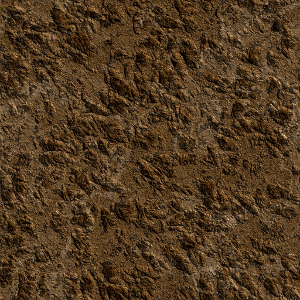
#> input picture reference/mujoco_legwheel_rl_public/assets/martian.png, 300 x 300 px
$ python terrain_image.py
#> lines starting #> are read from the running program, lines starting #| are printed output that depends on the picture
import os
THIS_DIR = os.path.dirname(os.path.abspath(__file__))
ASSETS = os.path.join(THIS_DIR, "..", "assets")

import cv2
import numpy as np

crop_w, crop_h = 100, 100
imgc = cv2.imread(os.path.join(ASSETS, 'martian.png'))
#> imgc is the input picture: shape (300, 300, 3); mean B, G, R 32.8, 57.8, 80.7
img = cv2.cvtColor(imgc, cv2.COLOR_BGR2GRAY)
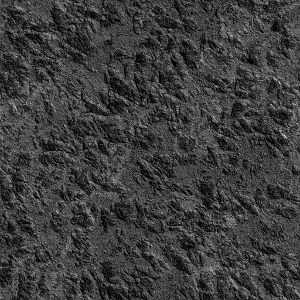
#> img: shape (300, 300); min 0, max 228, mean 61.8
print(img.shape)
#| (300, 300)
crop_img = img[0:crop_h, 0:crop_w]
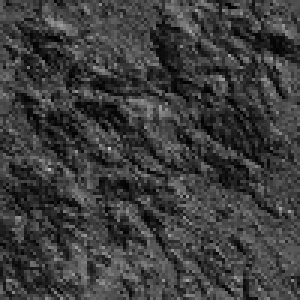
#> crop_img: shape (100, 100) (shown 3 times larger); min 1, max 192, mean 60.8
extend_img = np.zeros((crop_h*3, crop_w*3), dtype=np.uint8)
extend_img[crop_h:crop_h*2, crop_w:crop_w*2] = crop_img
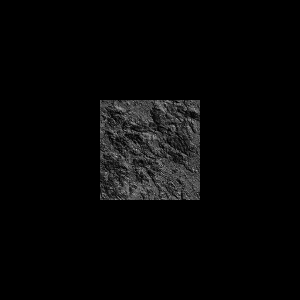
#> extend_img: shape (300, 300); min 0, max 192, mean 6.8
for i in range(5):
    extend_img = cv2.blur(extend_img, (3, 3))
#> this loop made 5 passes
#> pass 1, `extend_img = cv2.blur(extend_img, (3, 3))`:
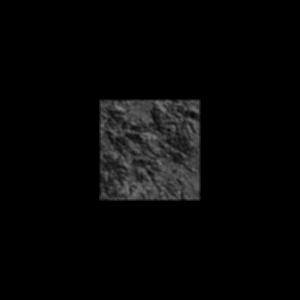
#> extend_img: shape (300, 300); min 0, max 130, mean 6.8
extbnd = 2
crop_img = extend_img[crop_h-extbnd:crop_h*2+extbnd, crop_w-extbnd:crop_w*2+extbnd]
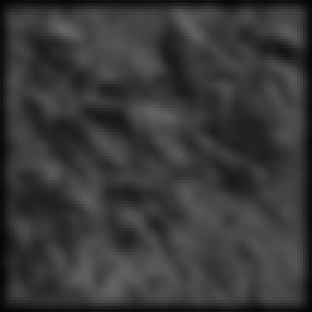
#> crop_img: shape (104, 104) (shown 3 times larger); min 3, max 101, mean 56
crop_img = cv2.resize(crop_img, (crop_w, crop_h))
#> crop_img: shape (100, 100)
cv2.imwrite(os.path.join(ASSETS, 'martian_gray_100x100_bndblur.png'), crop_img)
# [6 lines of commented-out code are left out]
